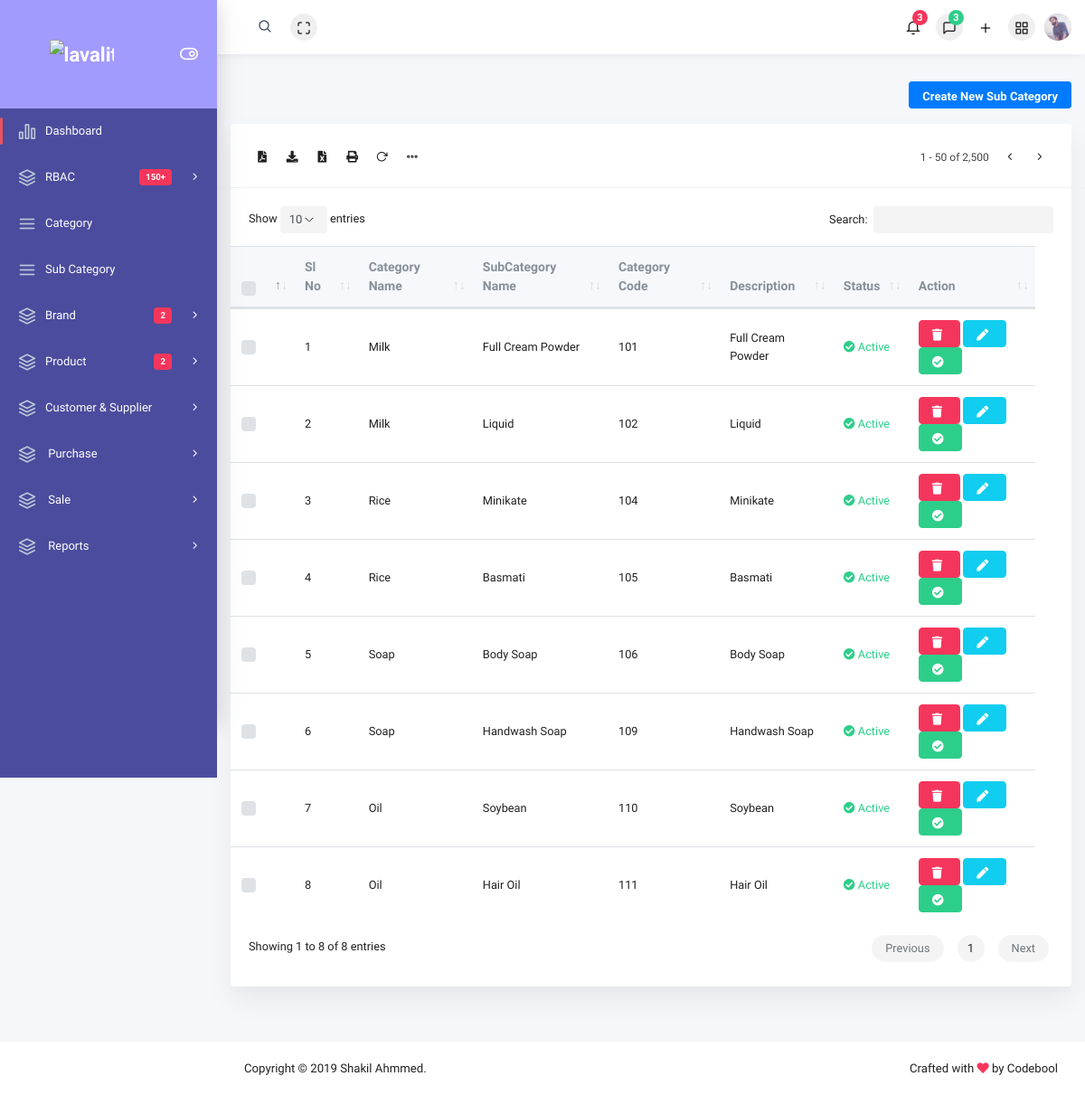
Page /backend/sub_category (signed in) on the committed database.
### backend/models.py (models this page shows)
class SubCategory(models.Model):
    category_name = models.ForeignKey(Category, on_delete=models.CASCADE,default=1)
    sub_category_name = models.CharField(max_length=50, unique=True)
    sub_category_code = models.IntegerField(unique=True)
    sub_category_description = models.TextField()
    sub_category_status = models.CharField(max_length=20)
    created_at = models.DateTimeField(auto_now_add=True)
    updated_at = models.DateTimeField(auto_now=True)

class Category(models.Model):
    category_name = models.CharField(max_length=50, unique=True)
    category_code = models.IntegerField(unique=True)
    category_description = models.TextField()
    category_status = models.CharField(max_length=20)
    created_at = models.DateTimeField(auto_now_add=True)
    updated_at = models.DateTimeField(auto_now=True)
    def __str__(self):
        return self.category_name

### backend/sub_category_views.py (the view)
# urls.py: path('sub_category', sub_category_views.sub_category, name="sub_category"),
@login_required
def sub_category(request):
    sub_category_data = SubCategory.objects.all()
    if request.method == 'POST':
        form = SubCategoryForm(request.POST)
        if form.is_valid():
            form.save()
            messages.success(request, 'Sub Category Added Successfully')
            return HttpResponseRedirect(reverse('sub_category'))
    else:
        form = SubCategoryForm()
    context = {
        'form': form,
        'sub_category_data': sub_category_data
    }
    return render(request, 'backend/Subcategory/sub_category.html', context)

### backend/forms/sub_category.py
class SubCategoryForm(forms.ModelForm):
    class Meta:
        model = SubCategory
        fields = "__all__"
        choices = (('Active', 'Active'), ('Inactive', 'Inactive'))
        category = Category.objects.all()
        widgets = {
            'category_name': forms.Select(choices=category, attrs={'class': 'form-control'}),
            'sub_category_name': forms.TextInput(attrs={'class': 'form-control'}),
            'sub_category_code': forms.NumberInput(attrs={'class': 'form-control'}),
            'sub_category_description': forms.Textarea(attrs={'class': 'form-control'}),
            'sub_category_status': forms.Select(choices=choices, attrs={'class': 'form-control'})
        }

### pos_section/context_processors.py (called while the page is built)
def cart(request):
    return {'cart': Cart(request)}

### templates/backend/Subcategory/sub_category.html (shortened to what this page needs)
{% extends 'backend/index.html' %}
{% block maincontent %}
<div class="main-content">
                        <button type="button" class="pop_up btn btn-primary btn-sm" data-toggle="modal" data-target="#exampleModal">
                         Create New Sub Category
                        </button>
                       <div class="card custom_card_table">
                            <div class="card-header row">
                                <div class="col col-sm-3">
                                    <div class="card-options d-inline-block">
                                        <a href="{% url 'sub_category_pdf' %}" target="_blank"><i class="fa fa-file-pdf"></i></a>
                                        <a href="{% url 'sub_category_pdf_download' %}" target="_blank"><i class="fa fa-download"></i></a>
                                        <a href="{% url 'sub_export_data_csv' %}"><i class="fa fa-file-excel"></i></a>
                                        <a href="#" id="print"><i class="fa fa-print" ></i></a>
                                        <a href="{% url 'sub_category' %}"><i class="ik ik-rotate-cw"></i></a>
                                        <div class="dropdown d-inline-block">
                                            <a class="nav-link dropdown-toggle" href="#" id="moreDropdown" role="button" data-toggle="dropdown" aria-haspopup="true" aria-expanded="false"><i class="ik ik-more-horizontal"></i></a>
                                        </div>
                                    </div>
                                </div>
                                <div class="col col-sm-6">
                                </div>
                                <div class="col col-sm-3">
                                    <div class="card-options text-right">
                                        <span class="mr-5" id="top">1 - 50 of 2,500</span>
                                        <a href="#"><i class="ik ik-chevron-left"></i></a>
                                        <a href="#"><i class="ik ik-chevron-right"></i></a>
                                    </div>
                                </div>
                            </div>
                            <div class="card-body">
                                <table id="advanced_table" class="table" style="width: 100% !important;">
                                    <thead>
                                        <tr>
                                            <th class="nosort" width="10">
                                                <label class="custom-control custom-checkbox m-0">
                                                    <span class="custom-control-label">&nbsp;</span>
                                                </label>
                                            </th>
                                            <th>Sl No</th>
                                            <th>Category Name</th>
                                            <th>SubCategory Name</th>
                                            <th>Category Code</th>
                                            <th>Description</th>
                                            <th>Status</th>
                                            <th>Action</th>
                                        </tr>
                                    </thead>
                                    <tbody>
                                    {% for sub_category_data_value in sub_category_data%}
                                        <tr>
                                            <td>
                                                <label class="custom-control custom-checkbox">
                                                    <span class="custom-control-label">&nbsp;</span>
                                                </label>
                                            </td>
                                            <td>{{forloop.counter}}</td>
                                            <td>{{sub_category_data_value.category_name}}</td>
                                            <td>{{sub_category_data_value.sub_category_name}}</td>
                                            <td>{{sub_category_data_value.sub_category_code}}</td>
                                            <td>{{sub_category_data_value.sub_category_description | slice:"20"}}</td>
                                            <td>
                                                {% if sub_category_data_value.sub_category_status == 'Active'  %}
                                                    <span class="text-success"><i class="fa fa-check-circle"></i>&nbsp;{{sub_category_data_value.sub_category_status}}</span>
                                                {% else %}
                                                    <span class="text-danger"><i class="fa fa-times-circle"></i>&nbsp;{{sub_category_data_value.sub_category_status}}</span>
                                                {% endif %}
                                            </td>
                                            <td>
                                                <a href="{% url 'sub_category_delete' sub_category_data_value.pk %}">
                                                    <button class="btn btn-danger trash"><i class="fa fa-trash"></i></button>
                                                </a>
                                                <a href="{% url 'sub_category_edit' sub_category_data_value.pk %}">
                                                    <button class="btn btn-info"><i class="fa fa-pen"></i></button>
                                                </a>
                                                <a href="{% url 'sub_category_status'  sub_category_data_value.pk %}">
                                                {% if sub_category_data_value.category_status == 'Active'  %}
                                                     <button class="btn btn-warning"><i class="fa fa-times-circle"></i></button>
                                                {% else %}
                                                    <button class="btn btn-success"><i class="fa fa-check-circle"></i></button>
                                                {% endif %}
                                                </a>
                                            </td>
                                        </tr>
                                    {% endfor %}
                                    </tbody>
                                </table>
                            </div>
                        </div>
                </div>
{% endblock maincontent %}

### rows in the picture
SubCategory: category_name "Milk", sub_category_name "Full Cream Powder", sub_category_code "101", sub_category_description "Full Cream Powder", sub_category_status "Active"
SubCategory: category_name "Milk", sub_category_name "Liquid", sub_category_code "102", sub_category_description "Liquid", sub_category_status "Active"
SubCategory: category_name "Rice", sub_category_name "Minikate", sub_category_code "104", sub_category_description "Minikate", sub_category_status "Active"
SubCategory: category_name "Rice", sub_category_name "Basmati", sub_category_code "105", sub_category_description "Basmati", sub_category_status "Active"
SubCategory: category_name "Soap", sub_category_name "Body Soap", sub_category_code "106", sub_category_description "Body Soap", sub_category_status "Active"
SubCategory: category_name "Soap", sub_category_name "Handwash Soap", sub_category_code "109", sub_category_description "Handwash Soap", sub_category_status "Active"
SubCategory: category_name "Oil", sub_category_name "Soybean", sub_category_code "110", sub_category_description "Soybean", sub_category_status "Active"
SubCategory: category_name "Oil", sub_category_name "Hair Oil", sub_category_code "111", sub_category_description "Hair Oil", sub_category_status "Active"
